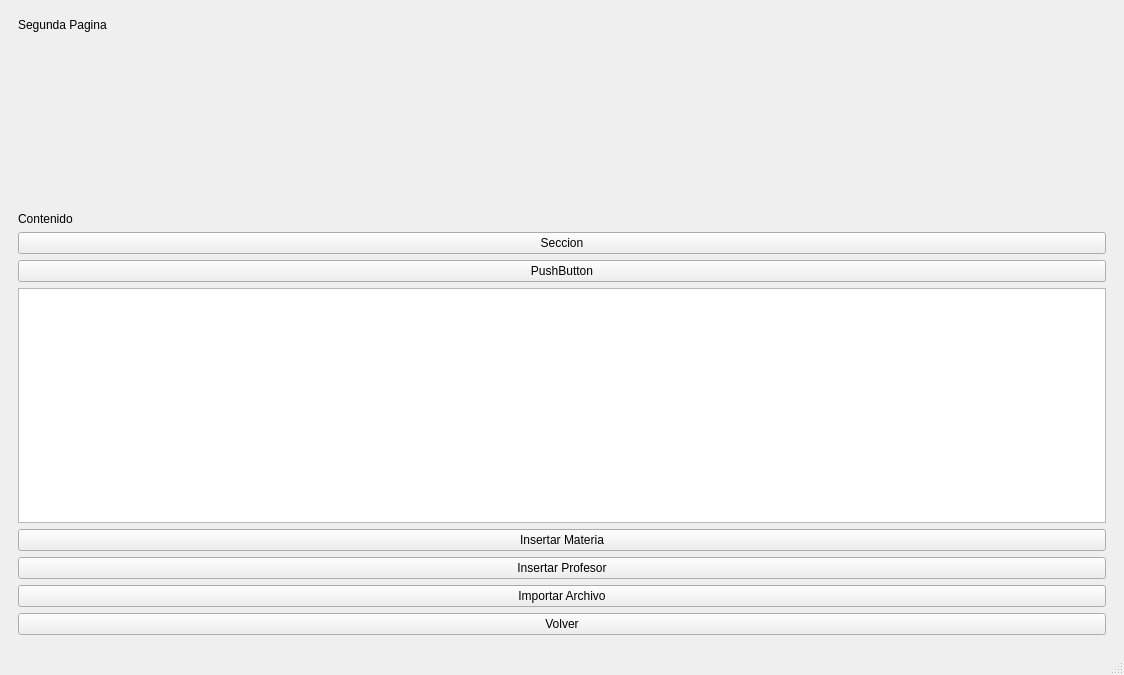
<?xml version="1.0" encoding="UTF-8"?>
<ui version="4.0">
 <class>MainWindow</class>
 <widget class="QMainWindow" name="MainWindow">
  <property name="geometry">
   <rect>
    <x>0</x>
    <y>0</y>
    <width>1124</width>
    <height>675</height>
   </rect>
  </property>
  <property name="windowTitle">
   <string>MainWindow</string>
  </property>
  <widget class="QWidget" name="centralwidget">
   <layout class="QVBoxLayout" name="verticalLayout_5">
    <item>
     <widget class="QStackedWidget" name="stackedWidget">
      <property name="enabled">
       <bool>true</bool>
      </property>
      <property name="currentIndex">
       <number>1</number>
      </property>
      <widget class="QWidget" name="page_3">
       <layout class="QVBoxLayout" name="verticalLayout_2">
        <item>
         <layout class="QHBoxLayout" name="horizontalLayout">
          <item alignment="Qt::AlignmentFlag::AlignHCenter">
           <widget class="QLabel" name="labelTitle">
            <property name="font">
             <font>
              <pointsize>20</pointsize>
              <bold>true</bold>
             </font>
            </property>
            <property name="text">
             <string>TimeTabling</string>
            </property>
           </widget>
          </item>
         </layout>
        </item>
        <item>
         <widget class="QPushButton" name="pushButton">
          <property name="enabled">
           <bool>true</bool>
          </property>
          <property name="text">
           <string>Continuar</string>
          </property>
         </widget>
        </item>
       </layout>
      </widget>
      <widget class="QWidget" name="page_4">
       <layout class="QVBoxLayout" name="verticalLayout">
        <item>
         <layout class="QVBoxLayout" name="verticalLayout_3">
          <item>
           <widget class="QLabel" name="label">
            <property name="text">
             <string>Segunda Pagina</string>
            </property>
           </widget>
          </item>
          <item>
           <spacer name="verticalSpacer_2">
            <property name="orientation">
             <enum>Qt::Orientation::Vertical</enum>
            </property>
            <property name="sizeHint" stdset="0">
             <size>
              <width>20</width>
              <height>40</height>
             </size>
            </property>
           </spacer>
          </item>
          <item>
           <widget class="QLabel" name="label_2">
            <property name="text">
             <string>Contenido</string>
            </property>
           </widget>
          </item>
          <item>
           <widget class="QPushButton" name="insertSecButton">
            <property name="text">
             <string>Seccion</string>
            </property>
           </widget>
          </item>
         </layout>
        </item>
        <item>
         <widget class="QPushButton" name="ShowInfoButton">
          <property name="text">
           <string>PushButton</string>
          </property>
         </widget>
        </item>
        <item>
         <widget class="QTableWidget" name="tableInfo"/>
        </item>
        <item>
         <widget class="QPushButton" name="insertCourseButton">
          <property name="text">
           <string>Insertar Materia</string>
          </property>
         </widget>
        </item>
        <item>
         <widget class="QPushButton" name="insertProfButton">
          <property name="text">
           <string>Insertar Profesor</string>
          </property>
         </widget>
        </item>
        <item>
         <widget class="QPushButton" name="importButton">
          <property name="text">
           <string>Importar Archivo</string>
          </property>
         </widget>
        </item>
        <item>
         <widget class="QPushButton" name="backButton">
          <property name="text">
           <string>Volver</string>
          </property>
         </widget>
        </item>
       </layout>
      </widget>
      <widget class="QWidget" name="page">
       <layout class="QVBoxLayout" name="verticalLayout_4">
        <item>
         <spacer name="verticalSpacer_5">
          <property name="orientation">
           <enum>Qt::Orientation::Vertical</enum>
          </property>
          <property name="sizeHint" stdset="0">
           <size>
            <width>20</width>
            <height>89</height>
           </size>
          </property>
         </spacer>
        </item>
        <item>
         <widget class="QLabel" name="label_3">
          <property name="text">
           <string>TextLabel</string>
          </property>
         </widget>
        </item>
        <item>
         <widget class="QPushButton" name="pushButton_2">
          <property name="text">
           <string>PushButton</string>
          </property>
         </widget>
        </item>
        <item>
         <spacer name="verticalSpacer_6">
          <property name="orientation">
           <enum>Qt::Orientation::Vertical</enum>
          </property>
          <property name="sizeHint" stdset="0">
           <size>
            <width>20</width>
            <height>88</height>
           </size>
          </property>
         </spacer>
        </item>
       </layout>
      </widget>
     </widget>
    </item>
   </layout>
  </widget>
  <widget class="QMenuBar" name="menubar">
   <property name="geometry">
    <rect>
     <x>0</x>
     <y>0</y>
     <width>1124</width>
     <height>20</height>
    </rect>
   </property>
  </widget>
  <widget class="QStatusBar" name="statusbar"/>
 </widget>
 <tabstops>
  <tabstop>backButton</tabstop>
 </tabstops>
 <resources/>
 <connections/>
</ui>
